Frame 1 (no input): blank canvas, image omitted
Frame 60 (no input): blank canvas, image omitted
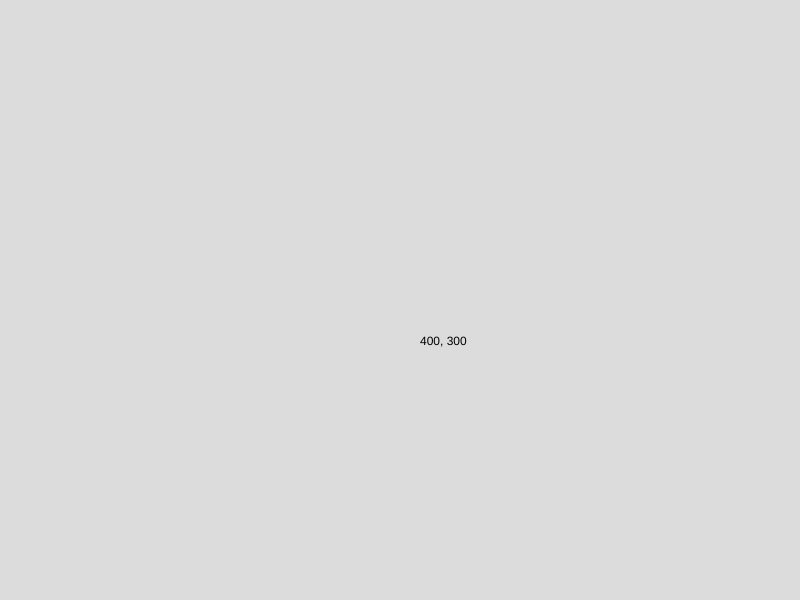
Frame 120 (the mouse pressed at the canvas centre since frame 60)

The p5.js sketch whose frames 1 and 60 were blank and that drew this single picture after the mouse press (run headless with seeded random() and noise() and a simulated clock; from frame 60 on, the mouse is pressed at the canvas centre):

// p5.js sketch
// ── sketch.js
const canvasWidth = 800;
const canvasHeight = 600;

let showMousePos;
let mousePosX;
let mousePosY;

function setup() {
    createCanvas(canvasWidth, canvasHeight);
}

function draw() {
    background(220);
    fill(0)

    if (mouseX < 0 || mouseY < 0) showMousePos = false;
    else if (mouseX > canvasWidth || mouseY > canvasHeight) showMousePos = false;
    else showMousePos = true;

    if (canvasWidth - mouseX < 80) {
        mousePosX = mouseX - 80;
    }
    else {
        mousePosX = mouseX + 20;
    }

    if (canvasHeight - mouseY < 45) {
        mousePosY = mouseY - 15;
    }
    else {
        mousePosY = mouseY + 45;
    }
    if (showMousePos) text(`${mouseX}, ${mouseY}`, mousePosX, mousePosY)
}
